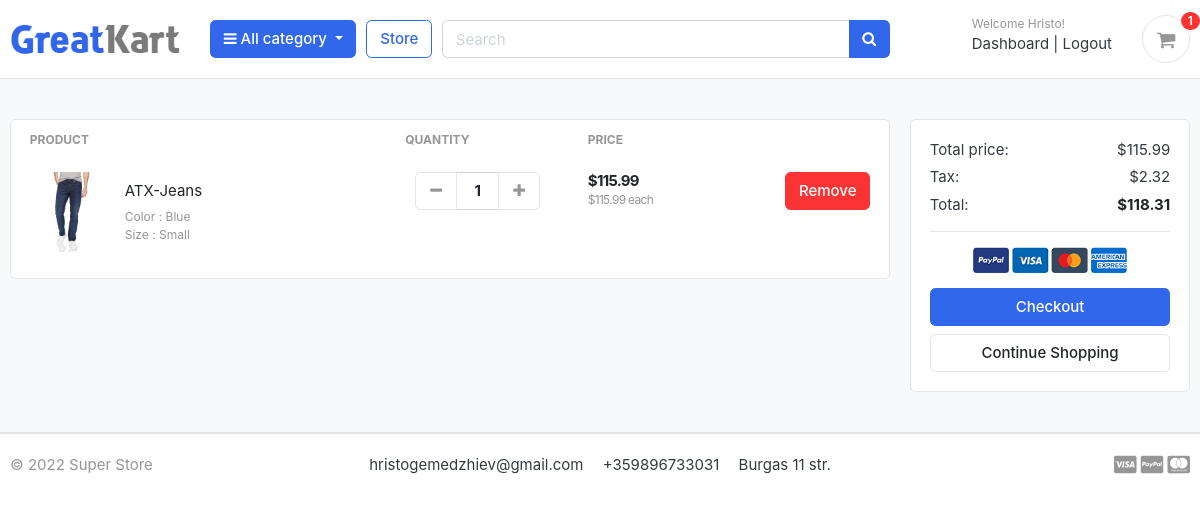
The app's page /cart/ (signed in), older data.
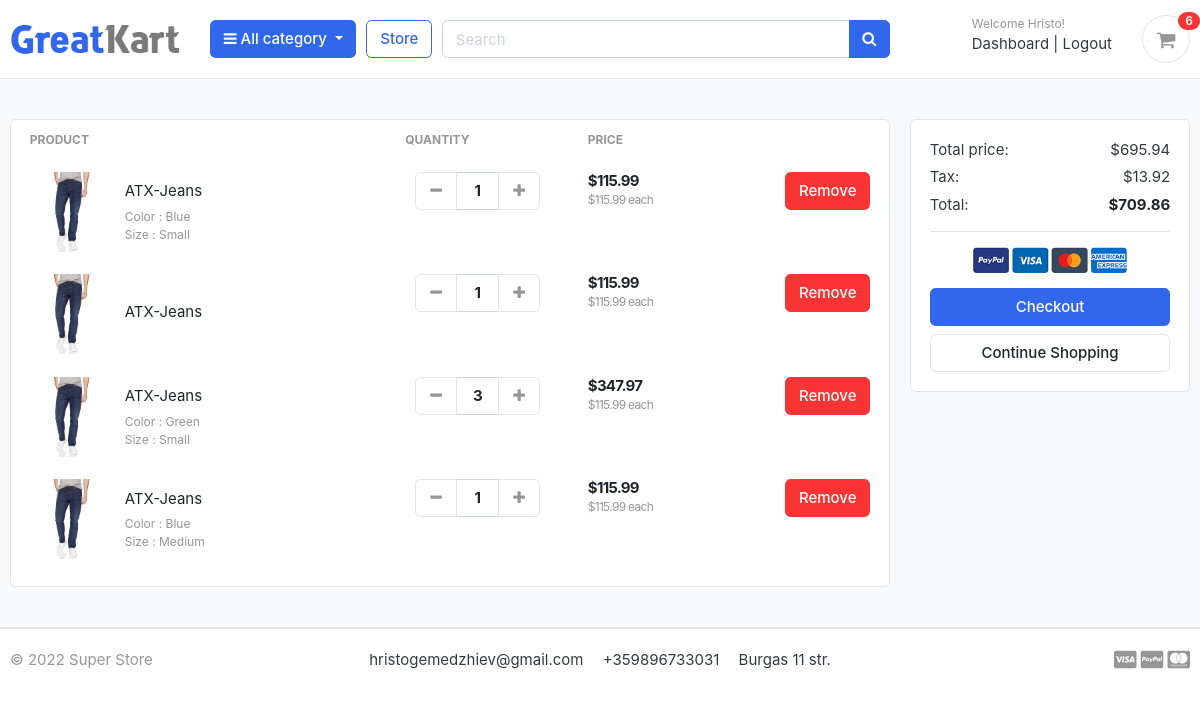
The same page, newer data.
### carts/models.py (models this page shows, shortened)
class Cart_item(models.Model):
    user = models.ForeignKey(Account, on_delete=models.CASCADE, null=True)
    product = models.ForeignKey(Product, on_delete=models.CASCADE)
    variations = models.ManyToManyField(Variations, blank=True)
    cart = models.ForeignKey(Cart, on_delete=models.CASCADE, null=True)
    quantity = models.IntegerField()
    is_active = models.BooleanField(default=True)
    def sub_total(self):
        return self.product.price * self.quantity

### store/models.py (models this page shows, shortened)
class Product(models.Model):
    product_name        = models.CharField(max_length=200, unique=True)
    slug                = models.SlugField(max_length=200, unique=True)
    category            = models.ForeignKey(Category, on_delete=models.CASCADE)
    description         = models.TextField(max_length=500, blank=True)
    price               = models.DecimalField(decimal_places=2, max_digits=10)
    images              = models.ImageField(upload_to='photos/products')
    stock               = models.IntegerField()
    is_available        = models.BooleanField(default=True)
    created             = models.DateTimeField(auto_now_add=True)
    modified            = models.DateTimeField(auto_now=True)

class Variations(models.Model):
    product             = models.ForeignKey(Product, on_delete=models.CASCADE)
    variation_category  = models.CharField(max_length=100, choices=variation_category_choice)
    variation_value     = models.CharField(max_length=100)
    is_active           = models.BooleanField(default=True)
    created             = models.DateTimeField(auto_now=True)
    objects             = VariationManager()
    class Meta:
        verbose_name_plural = 'Variations'

### carts/views.py (the view)
# urls.py: path('cart/', include('carts.urls')),
def cart(request, total=0, quantity=0,grand_total=0, cart_item=None):
    context = {}
    try:
        if request.user.is_authenticated:
            cart_items = Cart_item.objects.filter(user=request.user, is_active=True)
        else:
            cart = Cart.objects.get(cart_id=_cart_id(request))
            cart_items = Cart_item.objects.filter(cart=cart, is_active=True)
        for cart_item in cart_items:
            total += round((cart_item.product.price * cart_item.quantity), 2)
            quantity += cart_item.quantity
        tax = round(((2 * total)/100), 2)
        grand_total = round(total + tax, 2)
        context = {
            'total': total,
            'quantity': quantity,
            'tax': tax,
            'cart_items': cart_items,
            'grand_total': grand_total,
        }
    except:
        context = {'cart_items': False}
    return render(request, 'store/cart.html', context)

### carts/context_processors.py (called while the page is built)
def counter(request):
    cart_count = 0
    if 'admin' in request.path:
        return {}
    else:
        try:
            cart = Cart.objects.filter(cart_id=_cart_id(request))
            if request.user.is_authenticated:
                cart_items = Cart_item.objects.filter(user=request.user)
            else:
                cart_items = Cart_item.objects.filter(cart=cart[:1])
            for cart_item in cart_items:
                cart_count += cart_item.quantity
        except Cart.DoesNotExist:
            cart_count = 0
    return dict(cart_count=cart_count)

### carts/views.py (called while the page is built)
def _cart_id(request):
    cart_session = request.session.session_key
    if not cart_session:
        cart_session = request.session.create()
    return cart_session

### category/context_processors.py (called while the page is built)
def menu_links(request):
    links = Category.objects.all()
    return dict(links=links)

### templates/store/cart.html
{% extends 'base.html' %}
{% load static %}
{% block content %}
<section class="section-content padding-y bg">
<div class="container">
{% if not cart_items %}
    <h2 class="text-center">Your Shopping Cart is Empty</h2>
    <br>
    <div class="text-center">
        <a href="{% url 'store:store' %}" class="btn btn-primary">Continue Shopping</a>
    </div>
{% else %}
<div class="row">
	<aside class="col-lg-9">
<div class="card">
<table class="table table-borderless table-shopping-cart">
<thead class="text-muted">
<tr class="small text-uppercase">
  <th scope="col">Product</th>
  <th scope="col" width="120">Quantity</th>
  <th scope="col" width="120">Price</th>
  <th scope="col" class="text-right" width="200"> </th>
</tr>
</thead>
<tbody>
{% for item in cart_items %}
<tr>
	<td>
		<figure class="itemside align-items-center">
			<div class="aside"><img src="{{ item.product.images.url }}" class="img-sm"></div>
			<figcaption class="info">
				<a href="{% url 'store:product_detail' item.product.category.slug item.product.slug %}" class="title text-dark">{{ item.product.product_name }}</a>
				<p class="text-muted small">
                    {% if item.variations.all %}
                        {% for cart_item in item.variations.all %}
                            {{ cart_item.variation_category | capfirst }} : {{ cart_item.variation_value | capfirst }} <br>
                        {% endfor %}
                    {% endif %}
                </p>
			</figcaption>
		</figure>
	</td>
	<td>
					<div class="col">
						<div class="input-group input-spinner">
							<div class="input-group-prepend">
							<a href="{% url 'carts:remove_cart' item.id %}?type=minus" class="btn btn-light" type="button" id="button-minus"> <i class="fa fa-minus"></i> </a>
							</div>
                            <div class="text-dark b form-control text-center" type="text" ><strong>{{ item.quantity }}</strong></div>
							<div class="input-group-append">
							<a href="{% url 'carts:increase' item.id %}" class="btn btn-light" type="button" id="button-plus"> <i class="fa fa-plus"></i> </a>
							</div>
						</div>
					</div>
	</td>
	<td>
		<div class="price-wrap">
			<var class="price">${{ item.sub_total }}</var>
			<small class="text-muted"> ${{ item.product.price }} each </small>
		</div>
	</td>
	<td class="text-right">
	<a href="{% url 'carts:remove_cart' item.id %}?type=delete" onclick="return confirm('Are you sure you want to delete this item?')" class="btn btn-danger"> Remove</a>
	</td>
</tr>
{% endfor %}
</tbody>
</table>
</div>
	</aside>
	<aside class="col-lg-3">
		<div class="card">
		<div class="card-body">
			<dl class="dlist-align">
			  <dt>Total price:</dt>
			  <dd class="text-right">${{ total }}</dd>
			</dl>
			<dl class="dlist-align">
			  <dt>Tax:</dt>
			  <dd class="text-right"> ${{ tax }}</dd>
			</dl>
			<dl class="dlist-align">
			  <dt>Total:</dt>
			  <dd class="text-right text-dark b"><strong>${{ grand_total }}</strong></dd>
			</dl>
			<hr>
			<p class="text-center mb-3">
				<img src="{% static '/images/misc/payments.png' %}" height="26">
			</p>
			<a href="{% url 'carts:checkout' %}" class="btn btn-primary btn-block"> Checkout </a>
			<a href="{% url 'store:store' %}" class="btn btn-light btn-block">Continue Shopping</a>
		</div>
		</div>
</aside>
</div>
{% endif %}
</div>
</section>
{% endblock %}

### templates/includes/navbar.html (shortened to what this page needs)
{% load static %}
<header class="section-header">
<section class="header-main border-bottom">
	<div class="container">
<div class="row align-items-center">
	<div class="col-lg-2 col-md-3 col-6">
		<a href="/" class="brand-wrap">
			<img class="logo" src="{% static '/images/logo.png' %}">
		</a>
	</div>
	<div class="col-lg col-sm col-md col-6 flex-grow-0">
		<div class="category-wrap dropdown d-inline-block float-right">
			<button type="button" class="btn btn-primary dropdown-toggle" data-toggle="dropdown">
				<i class="fa fa-bars"></i> All category
			</button>
		</div>
	</div>
	<a href="{% url 'store:store' %}" class="btn btn-outline-primary">Store</a>
	<div class="col-lg  col-md-6 col-sm-12 col">
		<form action="{% url 'store:search' %}" class="search" method="GET">
			<div class="input-group w-100">
			    <input name="keyword" type="text" class="form-control" style="width:60%;" placeholder="Search">
			    <div class="input-group-append">
			      <button class="btn btn-primary" type="submit">
			        <i class="fa fa-search"></i>
			      </button>
			    </div>
		    </div>
		</form>
	</div>
	<div class="col-lg-3 col-sm-6 col-8 order-2 order-lg-3">
				<div class="d-flex justify-content-end mb-3 mb-lg-0">
                    {% if user.id is None %}
                        <div class="widget-header">
                            <small class="title text-muted">Welcome guest!</small>
                            <div>
                                <a href="{% url 'accounts:login' %}">Sign in</a> <span class="dark-transp"> | </span>
                                <a href="{% url 'accounts:register' %}"> Register</a>
                            </div>
                        </div>
                    {% else %}
                        <div class="widget-header">
                            <small class="title text-muted">Welcome {{ user.first_name }}!</small>
                            <div>
                                <a href="{% url 'accounts:dashboard' %}">Dashboard</a> <span class="dark-transp"> | </span>
                                <a href="{% url 'accounts:logout' %}"> Logout</a>
                            </div>
                        </div>
                    {% endif %}
					<a href="{% url 'carts:cart' %}" class="widget-header pl-3 ml-3">
						<div class="icon icon-sm rounded-circle border"><i class="fa fa-shopping-cart"></i></div>
						<span class="badge badge-pill badge-danger notify">{{ cart_count }}</span>
					</a>
				</div>
			</div>
</div>
	</div>
</section>
</header>

Row changes from the older to the newer data that the page shows:
added Cart_item: product.images (picture), product.product_name "ATX-Jeans", quantity "1", sub_total "115.99", product.price "115.99"
added Cart_item: product.images (picture), product.product_name "ATX-Jeans", quantity "3", sub_total "347.97", product.price "115.99", Variations (variation_category "Size", variation_value "Small")
now on this page (row unchanged): Variations: variation_category "Color", variation_value "Green", shown under "ATX-Jeans"
added Cart_item: product.images (picture), product.product_name "ATX-Jeans", quantity "1", sub_total "115.99", product.price "115.99", Variations (variation_category "Color", variation_value "Blue")
now on this page (row unchanged): Variations: variation_category "Size", variation_value "Medium", shown under "ATX-Jeans"
Text that changed along with them:
{{ cart_count }}: "1" → "6"
{{ total }}: "115.99" → "695.94"
{{ tax }}: "2.32" → "13.92"
{{ grand_total }}: "118.31" → "709.86"
